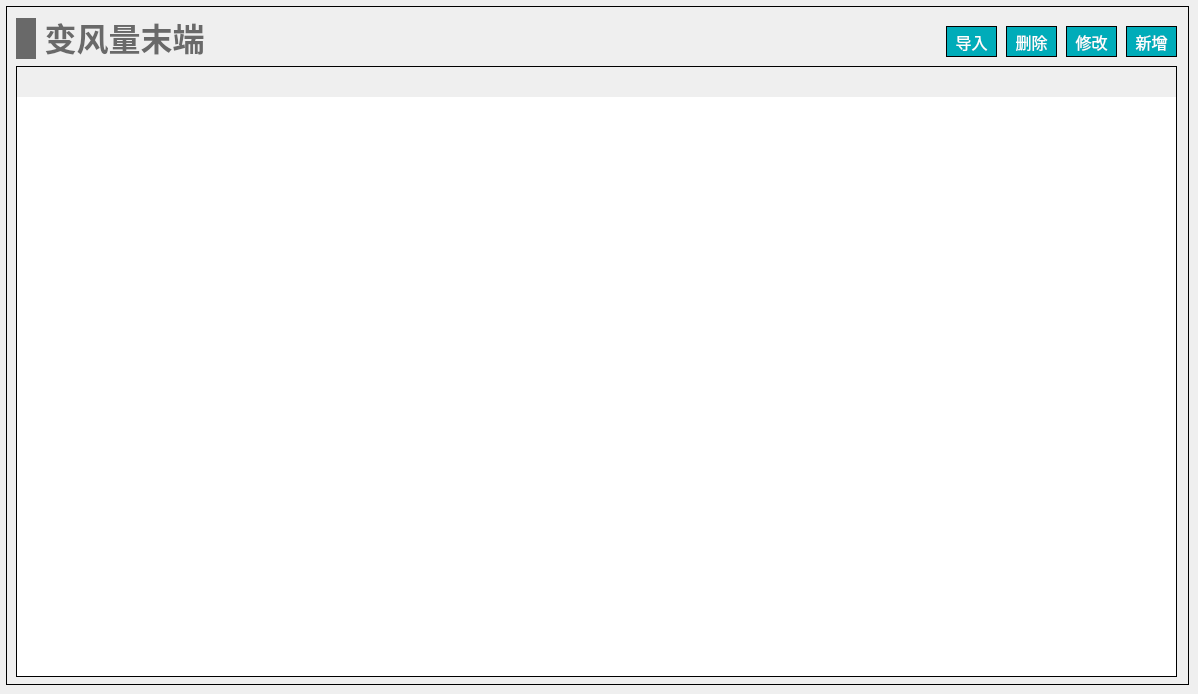
   <widget class="QWidget" name="page_VAV_terminal">
    <widget class="QWidget" name="widget_VAV_terminal" native="true">
     <property name="geometry">
      <rect>
       <x>6</x>
       <y>6</y>
       <width>1183</width>
       <height>679</height>
      </rect>
     </property>
     <property name="styleSheet">
      <string notr="true">#widget_VAV_terminal
{
border: 1px solid #000000;
}</string>
     </property>
     <widget class="QWidget" name="layoutWidget_5">
      <property name="geometry">
       <rect>
        <x>10</x>
        <y>10</y>
        <width>191</width>
        <height>45</height>
       </rect>
      </property>
      <layout class="QHBoxLayout" name="horizontalLayout_18">
       <item>
        <widget class="QLabel" name="label_16">
         <property name="minimumSize">
          <size>
           <width>20</width>
           <height>41</height>
          </size>
         </property>
         <property name="maximumSize">
          <size>
           <width>20</width>
           <height>41</height>
          </size>
         </property>
         <property name="styleSheet">
          <string notr="true">QLabel { 
border: none; 
background-color : rgb(105, 105, 105);
}</string>
         </property>
         <property name="text">
          <string/>
         </property>
        </widget>
       </item>
       <item>
        <widget class="QLabel" name="label_17">
         <property name="font">
          <font>
           <family>Microsoft YaHei</family>
           <pointsize>24</pointsize>
           <bold>true</bold>
          </font>
         </property>
         <property name="styleSheet">
          <string notr="true">QLabel { 
border: none; 
color : rgb(105, 105, 105);
}</string>
         </property>
         <property name="text">
          <string>变风量末端</string>
         </property>
         <property name="alignment">
          <set>Qt::AlignBottom|Qt::AlignHCenter</set>
         </property>
        </widget>
       </item>
      </layout>
     </widget>
     <widget class="QTableWidget" name="tableWidget_VAV_terminal">
      <property name="geometry">
       <rect>
        <x>10</x>
        <y>60</y>
        <width>1161</width>
        <height>611</height>
       </rect>
      </property>
      <property name="focusPolicy">
       <enum>Qt::NoFocus</enum>
      </property>
      <property name="layoutDirection">
       <enum>Qt::LeftToRight</enum>
      </property>
      <property name="styleSheet">
       <string notr="true">/*设置标题(包括垂直+水平的)*/
QHeaderView
{							
	
	font-size: 15px;				/*字大小*/
	font-family: '黑体';
	/*border: 1px solid #B4B4B4;*/
	border:none;
    /*border-bottom: 2px solid #999999; */		/*下边框颜色*/
    /*background: #9DC6E6;*/				/*背景浅蓝色*/ 
	min-height:30px;
	text-align: center;	       
}


/*设置标题(水平的)*/
QHeaderView::section:horizontal { 					
        border: 1px solid #AFAFAF; 			/*间隔颜色*/
	    border-bottom: 2px solid #999999; 							
        color: black;
        background: #9DC6E6;
}

/*设置鼠标停留状态*/
QHeaderView::section:horizontal:hover 
{			
        color: black;							/*字体白色*/
        background: #82AFC9;				/*背景深蓝色*/
}

/*设置鼠标按下状态*/
QHeaderView::section:horizontal:pressed 
{			
        color: black;
        background: #82AFC9;
		border-bottom: 3px solid #037BFC;				
}


QTableWidget 
{
		font-size: 14px;				/*10榜*/
		font-family: '黑体';				
		color : black;				
        border: 1px solid #000000;		
        background: white;
        gridline-color: #E0E0E0;	
        text-align: center;	
        outline:0px;			/*禁止焦点*/
}

/*设置选中的视图项*/
QTableWidget::item:selected
{				    
		border: 2px solid #0398FC;	
        color : black;				
}</string>
      </property>
      <property name="frameShape">
       <enum>QFrame::StyledPanel</enum>
      </property>
     </widget>
     <widget class="QPushButton" name="pushButton_VAV_terminal_del">
      <property name="geometry">
       <rect>
        <x>1000</x>
        <y>20</y>
        <width>51</width>
        <height>31</height>
       </rect>
      </property>
      <property name="font">
       <font>
        <family>黑体</family>
        <pointsize>12</pointsize>
       </font>
      </property>
      <property name="styleSheet">
       <string notr="true">QPushButton
{
	color:#ffffff; /*文字颜色*/
    background-color: #00ACB9;/*背景色*/
    border-radius:0px; /*边框倒角*/
	border: 1px solid #000000;
}


QPushButton:hover 
{
background-color: rgb(0,142,153);
color: white;
}</string>
      </property>
      <property name="text">
       <string>删除</string>
      </property>
     </widget>
     <widget class="QPushButton" name="pushButton_VAV_terminal_revise">
      <property name="geometry">
       <rect>
        <x>1060</x>
        <y>20</y>
        <width>51</width>
        <height>31</height>
       </rect>
      </property>
      <property name="font">
       <font>
        <family>黑体</family>
        <pointsize>12</pointsize>
       </font>
      </property>
      <property name="styleSheet">
       <string notr="true">QPushButton
{
	color:#ffffff; /*文字颜色*/
    background-color: #00ACB9;/*背景色*/
    border-radius:0px; /*边框倒角*/
	border: 1px solid #000000;
}


QPushButton:hover 
{
background-color: rgb(0,142,153);
color: white;
}</string>
      </property>
      <property name="text">
       <string>修改</string>
      </property>
     </widget>
     <widget class="QPushButton" name="pushButton_VAV_terminal_add">
      <property name="geometry">
       <rect>
        <x>1120</x>
        <y>20</y>
        <width>51</width>
        <height>31</height>
       </rect>
      </property>
      <property name="font">
       <font>
        <family>黑体</family>
        <pointsize>12</pointsize>
       </font>
      </property>
      <property name="styleSheet">
       <string notr="true">QPushButton
{
	color:#ffffff; /*文字颜色*/
    background-color: #00ACB9;/*背景色*/
    border-radius:0px; /*边框倒角*/
	border: 1px solid #000000;
}


QPushButton:hover 
{
background-color: rgb(0,142,153);
color: white;
}</string>
      </property>
      <property name="text">
       <string>新增</string>
      </property>
     </widget>
     <widget class="QPushButton" name="pushButton_VAV_terminal_input">
      <property name="geometry">
       <rect>
        <x>940</x>
        <y>20</y>
        <width>51</width>
        <height>31</height>
       </rect>
      </property>
      <property name="font">
       <font>
        <family>黑体</family>
        <pointsize>12</pointsize>
       </font>
      </property>
      <property name="styleSheet">
       <string notr="true">QPushButton
{
	color:#ffffff; /*文字颜色*/
    background-color: #00ACB9;/*背景色*/
    border-radius:0px; /*边框倒角*/
	border: 1px solid #000000;
}


QPushButton:hover 
{
background-color: rgb(0,142,153);
color: white;
}</string>
      </property>
      <property name="text">
       <string>导入</string>
      </property>
     </widget>
    </widget>
   </widget>
